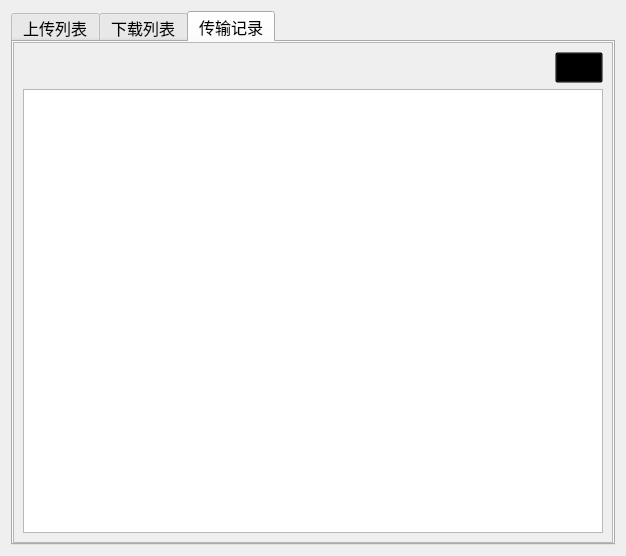
<?xml version="1.0" encoding="UTF-8"?>
<ui version="4.0">
 <class>Form</class>
 <widget class="QWidget" name="Form">
  <property name="geometry">
   <rect>
    <x>0</x>
    <y>0</y>
    <width>626</width>
    <height>556</height>
   </rect>
  </property>
  <property name="windowTitle">
   <string>Form</string>
  </property>
  <layout class="QVBoxLayout" name="verticalLayout">
   <item>
    <widget class="QTabWidget" name="tabWidget">
     <property name="font">
      <font>
       <pointsize>12</pointsize>
      </font>
     </property>
     <property name="cursor">
      <cursorShape>PointingHandCursor</cursorShape>
     </property>
     <property name="currentIndex">
      <number>2</number>
     </property>
     <widget class="QWidget" name="uploadtab">
      <attribute name="title">
       <string>上传列表</string>
      </attribute>
      <layout class="QVBoxLayout" name="verticalLayout_2">
       <property name="spacing">
        <number>0</number>
       </property>
       <property name="leftMargin">
        <number>0</number>
       </property>
       <property name="topMargin">
        <number>0</number>
       </property>
       <property name="rightMargin">
        <number>0</number>
       </property>
       <property name="bottomMargin">
        <number>0</number>
       </property>
       <item>
        <widget class="QScrollArea" name="scrollArea">
         <property name="widgetResizable">
          <bool>true</bool>
         </property>
         <widget class="QWidget" name="scrollAreUp">
          <property name="geometry">
           <rect>
            <x>0</x>
            <y>0</y>
            <width>600</width>
            <height>503</height>
           </rect>
          </property>
         </widget>
        </widget>
       </item>
      </layout>
     </widget>
     <widget class="QWidget" name="downloadtab">
      <attribute name="title">
       <string>下载列表</string>
      </attribute>
      <layout class="QVBoxLayout" name="verticalLayout_3">
       <property name="spacing">
        <number>0</number>
       </property>
       <property name="leftMargin">
        <number>0</number>
       </property>
       <property name="topMargin">
        <number>0</number>
       </property>
       <property name="rightMargin">
        <number>0</number>
       </property>
       <property name="bottomMargin">
        <number>0</number>
       </property>
       <item>
        <widget class="QScrollArea" name="scrollArea_2">
         <property name="widgetResizable">
          <bool>true</bool>
         </property>
         <widget class="QWidget" name="scrollAreaDownload">
          <property name="geometry">
           <rect>
            <x>0</x>
            <y>0</y>
            <width>600</width>
            <height>503</height>
           </rect>
          </property>
         </widget>
        </widget>
       </item>
      </layout>
     </widget>
     <widget class="QWidget" name="translisttab">
      <attribute name="title">
       <string>传输记录</string>
      </attribute>
      <layout class="QVBoxLayout" name="verticalLayout_4">
       <property name="spacing">
        <number>0</number>
       </property>
       <property name="leftMargin">
        <number>0</number>
       </property>
       <property name="topMargin">
        <number>0</number>
       </property>
       <property name="rightMargin">
        <number>0</number>
       </property>
       <property name="bottomMargin">
        <number>0</number>
       </property>
       <item>
        <widget class="QScrollArea" name="scrollArea_3">
         <property name="widgetResizable">
          <bool>true</bool>
         </property>
         <widget class="QWidget" name="scrollAreaRecord">
          <property name="geometry">
           <rect>
            <x>0</x>
            <y>0</y>
            <width>600</width>
            <height>503</height>
           </rect>
          </property>
          <layout class="QVBoxLayout" name="verticalLayout_5">
           <item>
            <layout class="QHBoxLayout" name="horizontalLayout_2">
             <item>
              <spacer name="horizontalSpacer">
               <property name="orientation">
                <enum>Qt::Horizontal</enum>
               </property>
               <property name="sizeHint" stdset="0">
                <size>
                 <width>40</width>
                 <height>20</height>
                </size>
               </property>
              </spacer>
             </item>
             <item>
              <widget class="QToolButton" name="clearBtn">
               <property name="font">
                <font>
                 <pointsize>12</pointsize>
                </font>
               </property>
               <property name="cursor">
                <cursorShape>PointingHandCursor</cursorShape>
               </property>
               <property name="styleSheet">
                <string notr="true">background-color: rgba(0, 0, 0, 0);</string>
               </property>
               <property name="text">
                <string>清除</string>
               </property>
               <property name="icon">
                <iconset resource="res.qrc">
                 <normaloff>:/images/clear.png</normaloff>:/images/clear.png</iconset>
               </property>
               <property name="toolButtonStyle">
                <enum>Qt::ToolButtonTextBesideIcon</enum>
               </property>
              </widget>
             </item>
            </layout>
           </item>
           <item>
            <widget class="QTextEdit" name="textEdit">
             <property name="font">
              <font>
               <pointsize>13</pointsize>
              </font>
             </property>
            </widget>
           </item>
          </layout>
         </widget>
        </widget>
       </item>
      </layout>
     </widget>
    </widget>
   </item>
  </layout>
 </widget>
 <resources>
  <include location="res.qrc"/>
 </resources>
 <connections/>
</ui>
